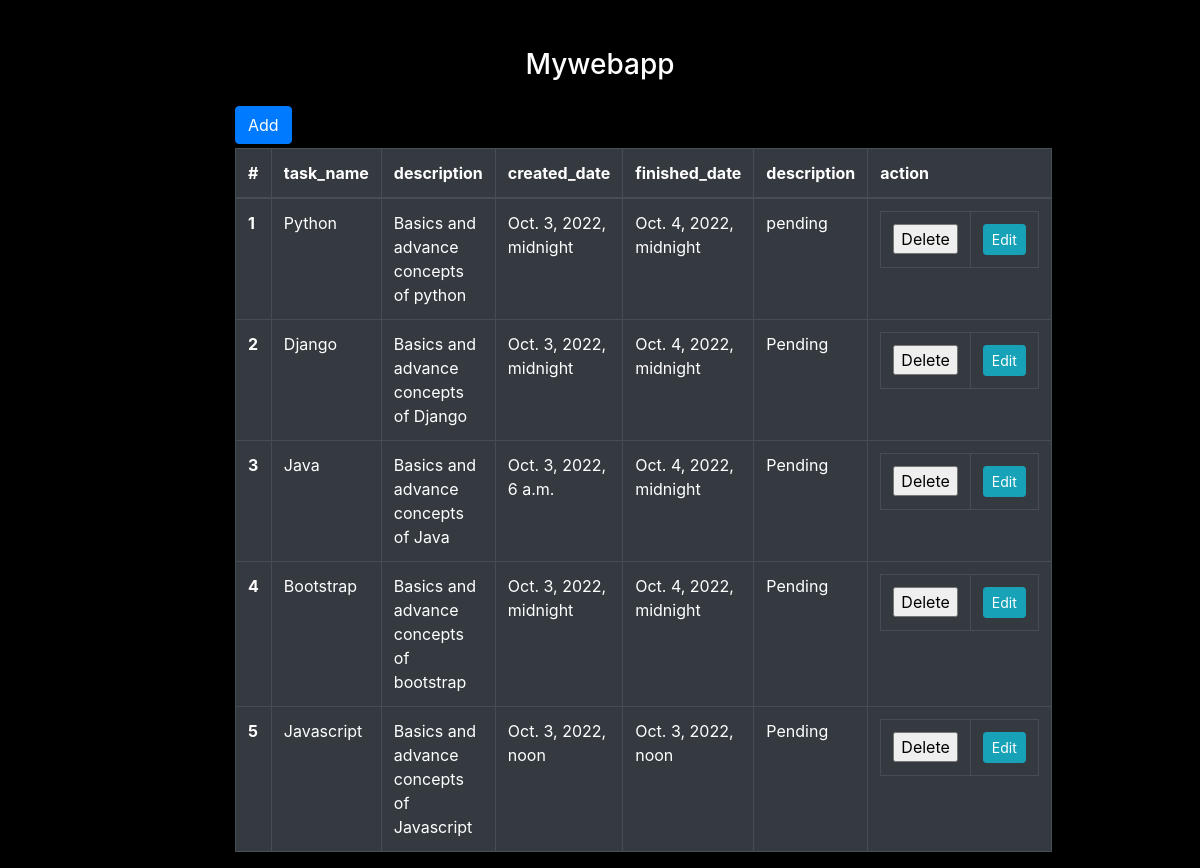
The page / on the database its author committed.
### registration/models.py (models this page shows)
class User(models.Model):
    task_name= models.CharField(max_length=60)
    description=models.CharField(max_length=100)
    created_date=models.DateTimeField(auto_now_add=False)
    finished_date=models.DateTimeField(auto_now_add=False)
    status=models.CharField(max_length=50)

### registration/views.py (the view)
# urls.py: 2. Add a URL to urlpatterns:  path('', Home.as_view(), name='home')
class Home(View):
    def get(self,request):
        user_data=User.objects.all()
        return render(request,'registration/home.html',{'userdata':user_data})

### registration/templates/registration/home.html (shortened to what this page needs)
{% extends 'registration/base.html' %}
{% block main_content %}
<section class="container">
    <div class="row justify-content-around text-center text-white mt-5">
        <div class="col-sm-8">
            <h3>Mywebapp</h3>
        </div>
    </div>
      <div class="row justify-content-around mt-3">
      <div class="col-sm-8">
          <a href="{% url 'add-user' %}" class='btn btn-primary float-end'>Add</a>
      </div>
      </div>
      <div class="row justify-content-around  text-white mt-1">
          <div class="col-sm-8">
              <table class="table table-bordered table-dark">
                  <thead>
                      <tr>
                        <th scope="col">#</th>
                        <th scope="col">task_name</th>
                        <th scope="col">description</th>
                        <th scope="col">created_date</th>
                        <th scope="col">finished_date</th>
                        <th scope="col">description</th>
                        <th scope="col">action</th>
                      </tr>
                    </thead>
                    <tbody>
                    {% for use in userdata %}
                      <tr>
                        <th scope="row">{{forloop.counter}}</th>
                        <td>{{use.task_name}}</td>
                        <td>{{use.description}}</td>
                        <td>{{use.created_date}}</td>
                        <td>{{use.finished_date}}</td>
                        <td>{{use.status}}</td>
                        <td class="aline-inline">
                          <table>
                            <tr>
                              <td>
                                <form action="{% url 'delete-user' %}"
                                method="POST">
                                <input type="submit" value="Delete">
                                </form>
                              </td>
                              <td>
                              <a href="{% url 'edit-user' use.id%}" class="btn btn-sm btn-info">Edit</a>
                              </td>
                            </tr>
                          </table>
                        </td>
                      </tr>
                    {% endfor %}
                    </tbody>
              </table>
          </div>
      </div>
</section>
{% endblock main_content %}

### registration/templates/registration/base.html (shortened to what this page needs)
<!doctype html>
<html lang="en">
{% load static %}
  <head>
    <link rel="stylesheet" href="https://cdn.jsdelivr.net/npm/bootstrap@4.3.1/dist/css/bootstrap.min.css">
    <link rel="stylesheet" href="{% static 'css/base.css' %}">
  </head>
  <body>
    {% block main_content %}{% endblock main_content %}
  </body>
</html>

### registration/static/css/base.css (style rules this page uses)
body { background-color: #000000; }

### rows shown on the page
User: task_name "Python", description "Basics and advance concepts of python", created_date "Oct. 3, 2022, midnight", finished_date "Oct. 4, 2022, midnight", status "pending"
User: task_name "Django", description "Basics and advance concepts of Django", created_date "Oct. 3, 2022, midnight", finished_date "Oct. 4, 2022, midnight", status "Pending"
User: task_name "Java", description "Basics and advance concepts of Java", created_date "Oct. 3, 2022, 6 a.m.", finished_date "Oct. 4, 2022, midnight", status "Pending"
User: task_name "Bootstrap", description "Basics and advance concepts of bootstrap", created_date "Oct. 3, 2022, midnight", finished_date "Oct. 4, 2022, midnight", status "Pending"
User: task_name "Javascript", description "Basics and advance concepts of Javascript", created_date "Oct. 3, 2022, noon", finished_date "Oct. 3, 2022, noon", status "Pending"
